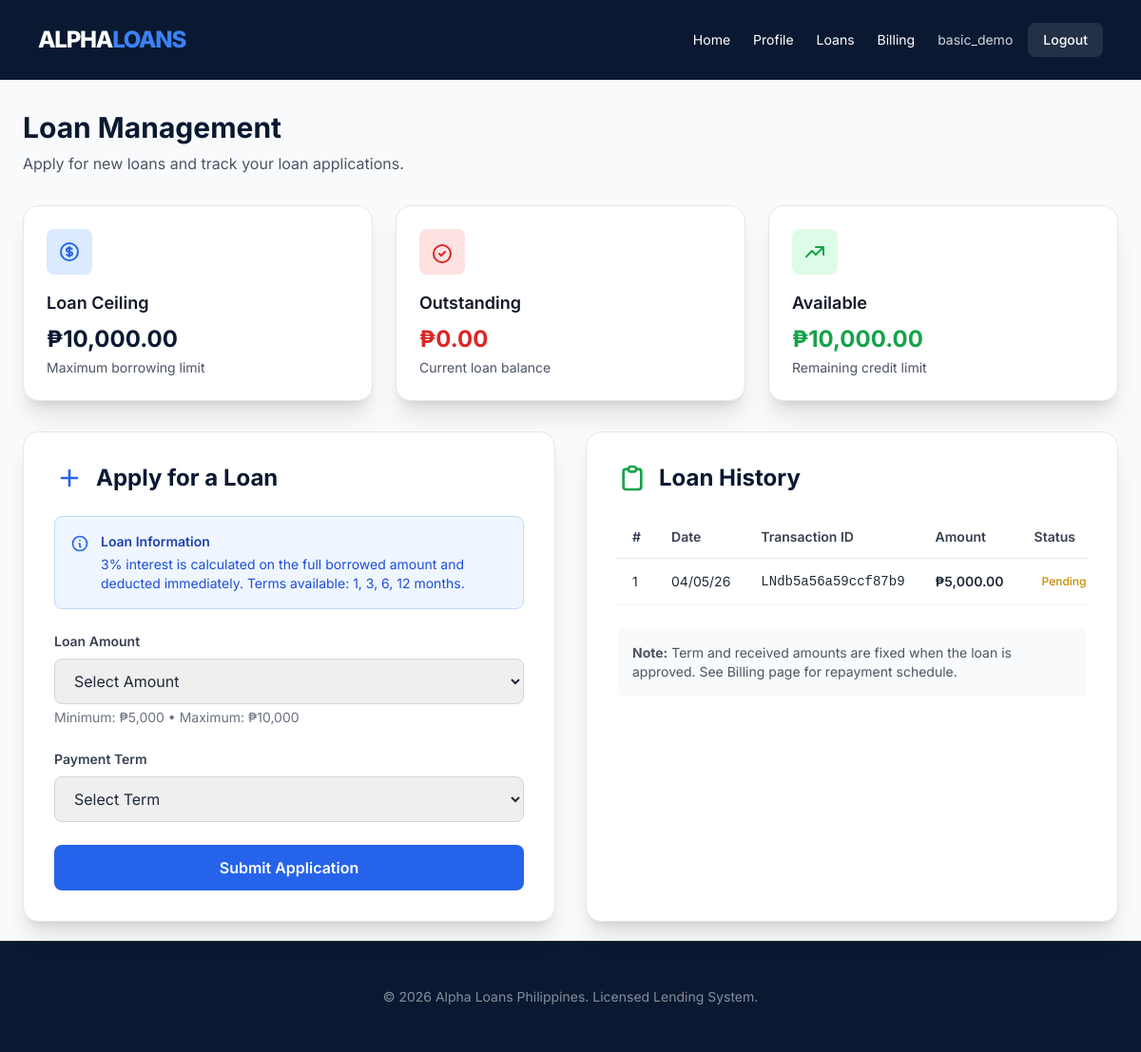
The app's page /loans.php (signed in) with its own data.
### tables this page shows
CREATE TABLE `users` (
  `id` int(10) UNSIGNED NOT NULL,
  `role` enum('user','admin') NOT NULL DEFAULT 'user',
  `username` varchar(190) NOT NULL,
  `password_hash` varchar(255) NOT NULL,
  `account_type` enum('basic','premium') NOT NULL,
  `name` varchar(255) NOT NULL,
  `address` text NOT NULL,
  `gender` varchar(32) DEFAULT NULL,
  `birthday` date NOT NULL,
  `age` smallint(5) UNSIGNED NOT NULL,
  `email` varchar(190) NOT NULL,
  `contact_number` varchar(32) NOT NULL,
  `bank_name` varchar(190) NOT NULL,
  `bank_account_number` varchar(64) NOT NULL,
  `card_holder_name` varchar(190) NOT NULL,
  `tin_number` varchar(64) NOT NULL,
  `company_name` varchar(255) NOT NULL,
  `company_address` text NOT NULL,
  `company_phone` varchar(32) NOT NULL,
  `position` varchar(190) DEFAULT NULL,
  `monthly_earnings` decimal(12,2) DEFAULT NULL,
  `registration_status` enum('pending','approved','rejected') NOT NULL DEFAULT 'pending',
  `verified_tag` tinyint(1) NOT NULL DEFAULT 0,
  `tin_verified` tinyint(1) NOT NULL DEFAULT 0,
  `company_verified` tinyint(1) NOT NULL DEFAULT 0,
  `account_status` enum('active','disabled') NOT NULL DEFAULT 'active',
  `current_loan_ceiling` decimal(12,2) NOT NULL DEFAULT 10000.00,
  `max_loan_term_months` smallint(5) UNSIGNED NOT NULL DEFAULT 12,
  `savings_last_nonzero_at` datetime DEFAULT NULL,
  `created_at` datetime NOT NULL DEFAULT current_timestamp(),
  `updated_at` datetime NOT NULL DEFAULT current_timestamp() ON UPDATE current_timestamp(),
  `rejected_at` datetime DEFAULT NULL
);

CREATE TABLE `loan_transactions` (
  `id` int(10) UNSIGNED NOT NULL,
  `user_id` int(10) UNSIGNED NOT NULL,
  `loan_id` int(10) UNSIGNED DEFAULT NULL,
  `txn_no` int(10) UNSIGNED NOT NULL,
  `transaction_id` varchar(32) NOT NULL,
  `txn_type` enum('new_loan','limit_increase','term_increase') NOT NULL,
  `old_ceiling` decimal(12,2) DEFAULT NULL,
  `new_ceiling` decimal(12,2) DEFAULT NULL,
  `old_term_months` smallint(5) UNSIGNED DEFAULT NULL,
  `new_term_months` smallint(5) UNSIGNED DEFAULT NULL,
  `status` enum('pending','rejected','approved') NOT NULL DEFAULT 'pending',
  `admin_reject_reason` text DEFAULT NULL,
  `created_at` datetime NOT NULL DEFAULT current_timestamp()
);

CREATE TABLE `loans` (
  `id` int(10) UNSIGNED NOT NULL,
  `user_id` int(10) UNSIGNED NOT NULL,
  `requested_amount` decimal(12,2) NOT NULL,
  `term_months` smallint(5) UNSIGNED NOT NULL,
  `interest_rate_percent` decimal(5,2) NOT NULL DEFAULT 3.00,
  `interest_amount` decimal(12,2) NOT NULL,
  `received_amount` decimal(12,2) NOT NULL,
  `principal_remaining` decimal(12,2) NOT NULL,
  `status` enum('pending','approved','rejected','active','completed','defaulted') NOT NULL DEFAULT 'pending',
  `admin_reject_reason` text DEFAULT NULL,
  `money_released_at` datetime DEFAULT NULL,
  `created_at` datetime NOT NULL DEFAULT current_timestamp()
);

### loans.php (the view, shortened to what the rows shown need)
<?php
require_once __DIR__ . '/config/config.php';
require_once __DIR__ . '/includes/functions.php';
require_once __DIR__ . '/includes/auth.php';
require_once __DIR__ . '/includes/layout.php';
$u = require_approved_user();
$pdo = db();
$uid = (int) $u['id'];
$ceiling = (float) $u['current_loan_ceiling'];
$st = $pdo->prepare(
    'SELECT l.*, t.transaction_id AS txn_id, t.created_at AS txn_at, t.status AS txn_status, t.admin_reject_reason AS txn_note
     FROM loans l
     LEFT JOIN loan_transactions t ON t.loan_id = l.id AND t.txn_type = \'new_loan\'
     WHERE l.user_id = ? ORDER BY l.created_at DESC'
);
$st->execute([$uid]);
$loans = $st->fetchAll();
render_header('Loans', $u);
?>
<div class="max-w-6xl mx-auto">
    <div class="mb-8">
        <h1 class="text-3xl font-bold text-brand mb-2">Loan Management</h1>
    </div>
    <div class="grid md:grid-cols-3 gap-6 mb-8">
        <div class="bg-white rounded-2xl shadow-xl border border-gray-200 p-6">
            <div class="flex items-center justify-between mb-4">
                <div class="w-12 h-12 bg-blue-100 rounded-lg flex items-center justify-center">
                </div>
            </div>
            <h3 class="text-lg font-semibold text-gray-900 mb-2">Loan Ceiling</h3>
            <p class="text-2xl font-bold text-brand mb-1">₱<?= number_format($ceiling, 2) ?></p>
            <p class="text-sm text-gray-600">Maximum borrowing limit</p>
        </div>
    </div>
    <div class="grid lg:grid-cols-2 gap-8">
        <div class="bg-white rounded-2xl shadow-xl border border-gray-200">
            <div class="p-8">
                <h2 class="text-2xl font-bold text-brand mb-6 flex items-center">
                    <svg class="w-8 h-8 mr-3 text-blue-600" fill="none" stroke="currentColor" viewBox="0 0 24 24">
                        <path stroke-linecap="round" stroke-linejoin="round" stroke-width="2" d="M12 6v6m0 0v6m0-6h6m-6 0H6"></path>
                    </svg>
                    Apply for a Loan
                </h2>
            </div>
        </div>
        <div class="bg-white rounded-2xl shadow-xl border border-gray-200">
            <div class="p-8">
                <h2 class="text-2xl font-bold text-brand mb-6 flex items-center">
                    <svg class="w-8 h-8 mr-3 text-green-600" fill="none" stroke="currentColor" viewBox="0 0 24 24">
                        <path stroke-linecap="round" stroke-linejoin="round" stroke-width="2" d="M9 5H7a2 2 0 00-2 2v12a2 2 0 002 2h10a2 2 0 002-2V7a2 2 0 00-2-2h-2M9 5a2 2 0 002 2h2a2 2 0 002-2M9 5a2 2 0 012-2h2a2 2 0 012 2"></path>
                    </svg>
                    Loan History
                </h2>
                <div class="overflow-x-auto">
                    <table class="w-full">
                        <thead>
                            <tr class="border-b border-gray-200">
                                <th class="text-left py-3 px-4 text-sm font-semibold text-gray-700">#</th>
                                <th class="text-left py-3 px-4 text-sm font-semibold text-gray-700">Date</th>
                                <th class="text-left py-3 px-4 text-sm font-semibold text-gray-700">Transaction ID</th>
                                <th class="text-left py-3 px-4 text-sm font-semibold text-gray-700">Amount</th>
                                <th class="text-left py-3 px-4 text-sm font-semibold text-gray-700">Status</th>
                            </tr>
                        </thead>
                        <tbody>
                            <?php foreach ($loans as $i => $row): ?>
                                <?php
                                $dt = $row['txn_at'] ?? $row['created_at'] ?? null;
                                $stDisp = (string) ($row['txn_status'] ?? '');
                                $statusColor = 'text-gray-600';
                                if ($stDisp === 'approved') $statusColor = 'text-green-600';
                                elseif ($stDisp === 'pending') $statusColor = 'text-yellow-600';
                                elseif ($stDisp === 'rejected') $statusColor = 'text-red-600';
                                elseif ($stDisp === 'active') $statusColor = 'text-blue-600';
                                ?>
                                <tr class="border-b border-gray-100 hover:bg-gray-50">
                                    <td class="py-3 px-4 text-sm"><?= $i + 1 ?></td>
                                    <td class="py-3 px-4 text-sm"><?= h(format_sheet_date($dt)) ?></td>
                                    <td class="py-3 px-4 text-sm font-mono"><?= h($row['txn_id'] ?? '—') ?></td>
                                    <td class="py-3 px-4 text-sm font-semibold">₱<?= number_format((float) $row['requested_amount'], 2) ?></td>
                                    <td class="py-3 px-4 text-sm">
                                        <span class="inline-flex items-center px-2 py-1 rounded-full text-xs font-medium <?= $statusColor ?> bg-opacity-10">
                                            <?= h(ucfirst($stDisp)) ?>
                                        </span>
                                    </td>
                                </tr>
                            <?php endforeach; ?>
                        </tbody>
                    </table>
                </div>
            </div>
        </div>
    </div>
</div>
<?php render_footer();

### includes/layout.php (shortened to what the rows shown need)
<?php
require_once dirname(__DIR__) . '/config/config.php';
require_once dirname(__DIR__) . '/includes/functions.php';
function render_header(string $title, array $user = null): void
{
    $u = $user;
    ?>
<!DOCTYPE html>
<html lang="en" class="scroll-smooth">
<head>
    <script src="https://cdn.tailwindcss.com"></script>
</head>
<body class="bg-gray-50 text-gray-800">
    <header class="bg-brand text-white">
        <nav class="flex justify-between items-center px-6 md:px-10 py-6">
            <div class="flex items-center gap-6">
                <?php if ($u): ?>
                    <div class="hidden lg:flex items-center gap-6 text-sm">
                        <?php if ($u['role'] === 'admin'): ?>
                            <a href="<?= h(app_url('admin/index.php')) ?>" class="hover:text-blue-400 transition">Dashboard</a>
                            <a href="<?= h(app_url('admin/users.php')) ?>" class="hover:text-blue-400 transition">Users</a>
                            <a href="<?= h(app_url('admin/registrations.php')) ?>" class="hover:text-blue-400 transition">Registrations</a>
                            <a href="<?= h(app_url('admin/loans.php')) ?>" class="hover:text-blue-400 transition">Loans</a>
                            <a href="<?= h(app_url('admin/savings.php')) ?>" class="hover:text-blue-400 transition">Savings</a>
                            <a href="<?= h(app_url('admin/earnings.php')) ?>" class="hover:text-blue-400 transition">Earnings</a>
                        <?php else: ?>
                            <a href="<?= h(app_url('dashboard.php')) ?>" class="hover:text-blue-400 transition">Home</a>
                            <a href="<?= h(app_url('profile.php')) ?>" class="hover:text-blue-400 transition">Profile</a>
                            <a href="<?= h(app_url('loans.php')) ?>" class="hover:text-blue-400 transition">Loans</a>
                            <a href="<?= h(app_url('billing.php')) ?>" class="hover:text-blue-400 transition">Billing</a>
                        <?php endif; ?>
                    </div>
                    <div class="flex items-center gap-4">
                        <span class="text-sm text-gray-300"><?= h($u['username'] ?? '') ?></span>
                        <a class="bg-white/10 hover:bg-white/20 text-white px-4 py-2 rounded-lg text-sm font-medium transition" href="<?= h(app_url('logout.php')) ?>">Logout</a>
                    </div>
                <?php endif; ?>
            </div>
        </nav>
    </header>
    <main class="container-fluid px-4 pb-5 pt-8 max-w-screen-xl mx-auto">
        <div class="max-w-7xl mx-auto">
<?php
}
function render_footer(): void
{
    ?>
    </main>
</body>
</html>
<?php
}

### records on screen
users: username "basic_demo", current_loan_ceiling "10,000.00"
loan_transactions: created_at "04/05/26", transaction "LNdb5a56a59ccf87b9", loan.requested_amount "5,000.00", status "Pending"

### other values on screen
$outstanding "0.00"
$remaining "10,000.00"
$maxSingle "10,000"
